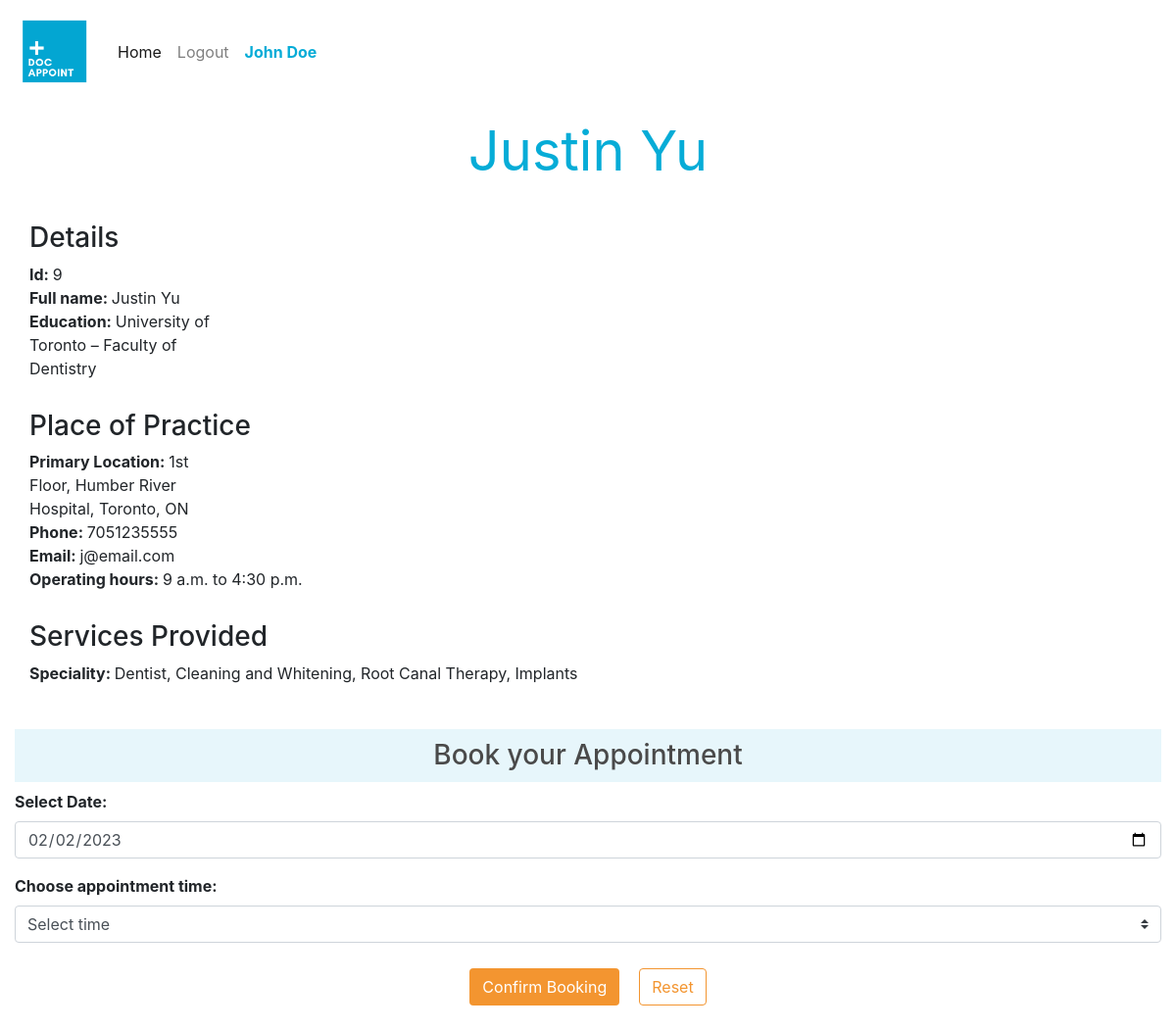
Screenshot of /9 (signed in) with the database file from the repository.
### Doc_Appoint/models.py (models this page shows, shortened)
class User(AbstractUser):
    USER_REGISTER_TYPES = (
        ('PR', 'personal'),
        ('DR', 'doctor')
    )
    user_type = models.CharField(max_length=2, blank=True, choices=USER_REGISTER_TYPES)

class Doctor(models.Model):
    doctor_name = models.ForeignKey('User', on_delete=models.CASCADE, related_name="doctor_name")
    services = models.TextField(max_length=100)
    experience = models.IntegerField()
    study = models.TextField()
    patient = models.ManyToManyField('Patient', blank=True, related_name="doctors_patients", default=[0])
    service_time_from = models.TimeField(null=True)
    service_time_to = models.TimeField(null=True)
    address = models.TextField()
    phone_number = models.CharField(max_length=14, blank=True, null=True)
    gender = models.CharField(max_length=10, blank=True, null=True)

### Doc_Appoint/views.py (the view)
# urls.py: path("<int:doc_id>", views.book_appointment, name="book-appointment"),
@login_required
def book_appointment(request, doc_id):
    doc = Doctor.objects.get(id = doc_id)
    booking_times = time_slots(doc_id)
    patient = Patient.objects.get(patient_id=request.user.id)
    error = False
    success=False
    if Appointment.objects.filter(patient=patient, doctor=doc, appointment_date__gte = datetime.now()).exists():
        patient_appoint_exists = Appointment.objects.get(patient=patient, doctor=doc, appointment_date__gte = datetime.now())
    else:
        patient_appoint_exists = False
    if request.method == "POST":
        appointment_time = request.POST["booking"]
        appointment_date = request.POST.get("app-date")
        if Appointment.objects.filter(doctor=doc, appointment_date=appointment_date, appointment_time=appointment_time).exists():
            return HttpResponse('Appointment for this time already exists!')
        else:
            if datetime.strptime(appointment_date, "%Y-%m-%d") >= datetime.now():
                report = Report.objects.create(
                    patient=patient,
                    doctor=doc
                )
                doc.patient.add(patient)
                try:
                    new_appointment = Appointment.objects.create(
                        patient=patient,
                        doctor=doc,
                        report=report,
                        appointment_time=appointment_time,
                        appointment_date=datetime.strptime(appointment_date, "%Y-%m-%d")
                    )
                    new_appointment.save()
                    success=True
                except IntegrityError:
                    return render(request, "Doc_Appoint/book_appointment.html", {
                        'message': "Some error occured, could not book an appointment!",
                        'doc': doc,
                        'booking_times': booking_times
                    })
            else:
                error = True
        return render(request, "Doc_Appoint/book_appointment.html", {
            'doc': doc,
            'booking_times': booking_times,
            'error': error,
            'success': success
        })
    else:
        return render(request, "Doc_Appoint/book_appointment.html", {
            'doc': doc,
            'booking_times': booking_times,
            'exists': patient_appoint_exists
        })

### Doc_Appoint/views.py (called while the page is built)
def time_slots(doc_id):
    slots = {}
    doc = Doctor.objects.get(id=doc_id)
    t1 = doc.service_time_from.strftime("%H:%M:%S")
    t2 = doc.service_time_to.strftime("%H:%M:%S")
    time_from = datetime.strptime(t1, "%H:%M:%S")
    time_to = datetime.strptime(t2, "%H:%M:%S")
    diff = time_to - time_from
    diff_min = diff.seconds / 60
    diff_hour = diff_min / 60
    ts = time_from
    for i in range(int(diff_hour)*2):
        ts = ts + timedelta(minutes=30)
        slots[ts.time()] = False
    return slots

### Doc_Appoint/templates/Doc_Appoint/book_appointment.html (shortened to what this page needs)
{% extends "Doc_Appoint/layout.html" %}
{% load static %}
{% block body %}
    <div class="doc-name">
        <h2 class="lead display-4" style="font-weight: 400">{{doc.doctor_name.username}}</h2>
    </div>
    <div class="doc-details-container">
        <div class="doc-details">
            <div class="details-bg">
                <h3 style="font-weight: 500">Details</h3>
                <div><strong>Id: </strong><span id="doctor_id">{{doc.id}}</span></div>
                <div><strong>Full name: </strong>{{doc.doctor_name.username}}</div>
                <div class="info"><strong>Education: </strong>{{doc.study}}</div>
            </div>
        </div>
        <div class="doc-details">
            <h3 style="font-weight: 500">Place of Practice</h3>
            <div class="info"><strong>Primary Location: </strong>{{doc.address}}</div>
            <div><strong>Phone: </strong>{{doc.phone_number}}</div>
            <div><strong>Email: </strong>{{doc.doctor_name.email}}</div>
            <div><strong>Operating hours: </strong>{{doc.service_time_from}} to {{doc.service_time_to}}</div>
        </div>
        <div class="doc-details">
            <h3 style="font-weight: 500">Services Provided</h3>
            <div><strong>Speciality: </strong>{{doc.services}}</div>
        </div>
    </div>
    {% if not exists %}
        <div class="doc-details" id="appointment-form">
            <div class="doc-book-app">
                <h3 style="font-weight: 500">Book your Appointment</h3>
            </div>
            <form action="" method="POST">
                <div class="form-group">
                    <label for="app-date"><strong>Select Date:</strong></label>
                    <input id="select-date" class="form-control" type="date" name="app-date" required>
                </div>
                <div class="form-group">
                    <label class="control-label" for="booking"><strong>Choose appointment time:</strong></label>
                    <select class="custom-select" name="booking" id="booking-times" required>
                        <option value="" selected>Select time</option>
                    </select>
                </div>
                <div class="next-steps-form-buttons">
                    <input class="btn" type="submit" value="Confirm Booking">
                    <input class="btn" type="reset" value="Reset">
                </div>
            </form>
        </div>
    {% else %}
        <div class="alert alert-success">
            <strong>Your appointment has been confirmed for {{exists.appointment_date}} at {{exists.appointment_time}}</strong>
        </div>
    {% endif %}
{% endblock %}

### Doc_Appoint/templates/Doc_Appoint/layout.html (shortened to what this page needs)
{% load static %}
<!DOCTYPE html>
<html lang="en">
    <head>
      <link rel="stylesheet" href="https://stackpath.bootstrapcdn.com/bootstrap/4.4.1/css/bootstrap.min.css">
      <link href="{% static 'Doc_Appoint/styles.css' %}" rel="stylesheet" type="text/css">
      <link href="{% static 'Doc_Appoint/booking_styles.css' %}" rel="stylesheet" type="text/css">
      <link href="https://maxcdn.bootstrapcdn.com/font-awesome/4.7.0/css/font-awesome.min.css" rel="stylesheet"/>
    </head>
    <body>
      <nav class="navbar navbar-expand-lg navbar-light">
        <a class="navbar-brand" href="{% url 'index' %}">
          <img src="../../static/Doc_Appoint/Doc Appoint_logo_v2.png" width="80" height="80" alt="doc_appoint_logo">
        </a>
          <ul class="navbar-nav">
            <li class="nav-item active">
              <a class="nav-link" href="{% url 'index' %}">Home</a>
            </li>
            {% if user.is_authenticated %}
              <li class="nav-item">
                <a class="nav-link" href="{% url 'logout' %}">Logout</a>
              </li>
              <li class="nav-item">
                <a class="nav-link" href="{% url 'index' %}"><span style="color: #06acd7; font-weight: bold" >{{user.username}}</span></a>
              </li>
            {% endif %}
          </ul>
      </nav>
      <div class="body">
          {% block body %}
          {% endblock %}
      </div>
    </body>
</html>

### Doc_Appoint/static/Doc_Appoint/styles.css (style rules this page uses)
:root { --main-theme-color: #06acd7; --main-theme-button: #F39530; }
.next-steps-form-buttons { display: flex; justify-content: center; }
.info { width: 200px; }

### Doc_Appoint/static/Doc_Appoint/booking_styles.css (style rules this page uses)
:root { --main-theme-color: #06acd7; --main-theme-button: #F39530; }
.doc-details-container { padding: 15px; }
.doc-details { padding: 15px; }
.doc-name { text-align: center; margin: 15px 0 0 0; color: var(--main-theme-color) }
.doc-book-app { text-align: center; background-color: #e7f6fb; color: rgb(74, 74, 74); }
.doc-book-app>h3 { padding: 10px; }
.next-steps-form-buttons input[type='submit'] { background-color: var(--main-theme-button); color: white; margin: 10px; }
.next-steps-form-buttons input[type='reset'] { border: 1px solid var(--main-theme-button); color: var(--main-theme-button); margin: 10px; }

### rows the page displays
User: username "John Doe"
Doctor: doctor_name.username "Justin Yu", id "9", study "University of Toronto – Faculty of Dentistry", address "1st Floor, Humber River Hospital, Toronto, ON", phone_number "7051235555", doctor_name.email "j@email.com", service_time_from "9 a.m.", service_time_to "4:30 p.m.", services "Dentist, Cleaning and Whitening, Root Canal Therapy, Implants"
